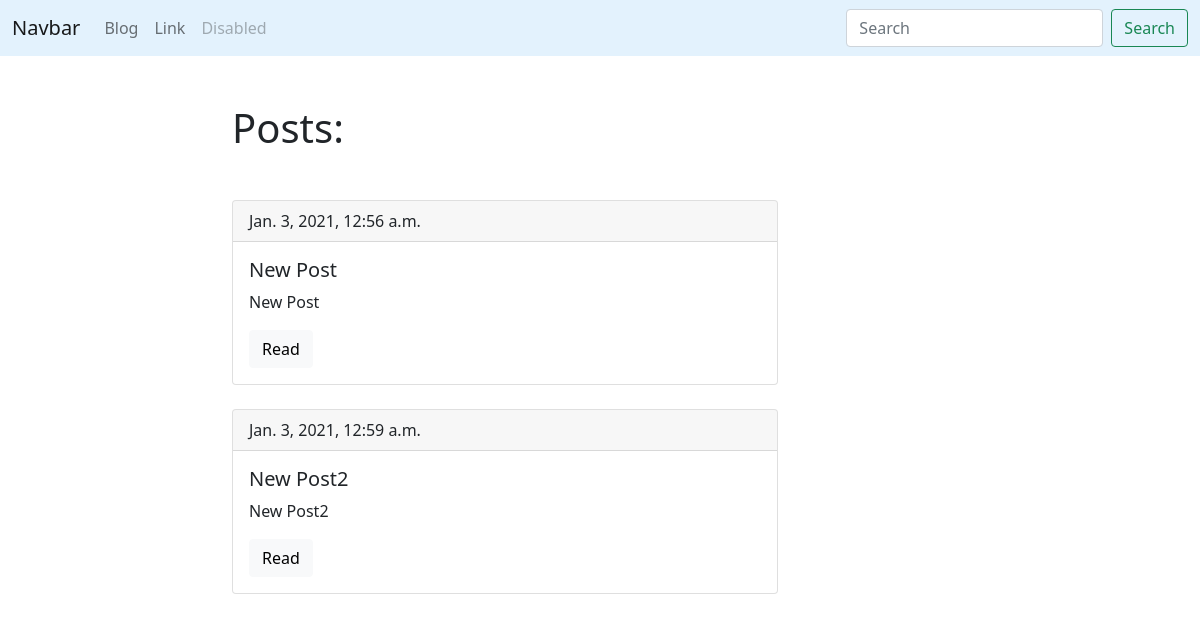
/blog/, run on an earlier commit of the app's database.
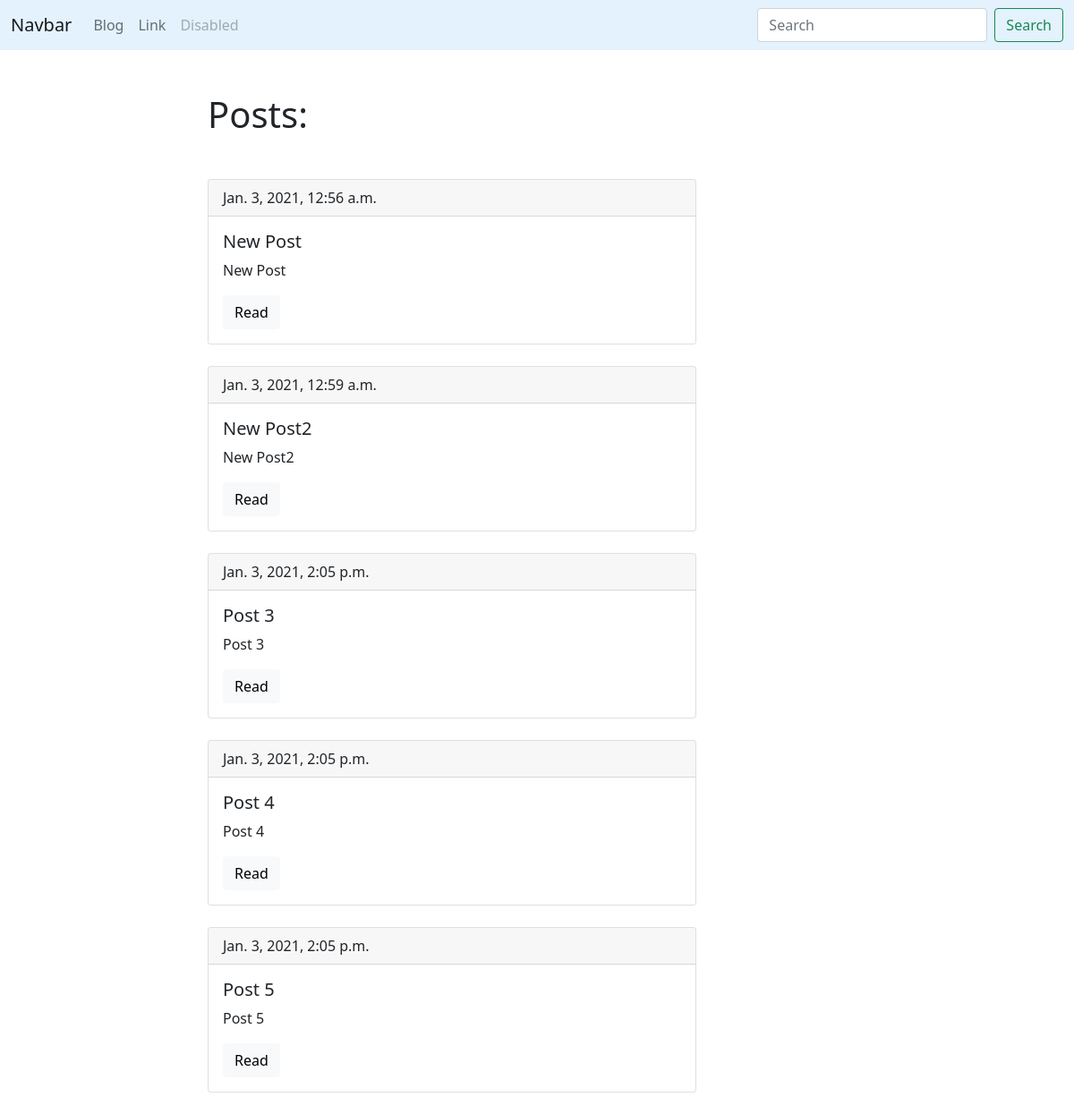
And on a later commit of the database.
### blog/models.py (models this page shows, shortened)
class Post(models.Model):
    title = models.CharField(max_length= 150, db_index = True)
    slug = models.SlugField(max_length=150, unique=True)
    body = models.TextField(blank=True, db_index=True)
    date_pub = models.DateTimeField(auto_now_add=True)
    def get_absolute_url(self):
        return reverse('post_detail_url', kwargs={'slug':self.slug})

### blog/views.py (the view)
# urls.py: path('', posts_list, name = 'post_list_url'),
def posts_list(request):
    post = Post.objects.all()
    return render(request, 'blog/index.html', context={'posts': post})

### blog/templates/blog/index.html (shortened to what this page needs)
{% extends 'blog/base_blog.html' %}
  {% block content %}
    <h1 class="mb-5"> Posts: </h1>
    {% for post in posts %}
    <div class="card mb-4">
        <div class="card-header">
            {{post.date_pub}}
        </div>
        <div class="card-body">
            <h5 class="card-title">{{post.title}}</h5>
            <p class="card-text">{{ post.title }}</p>
            <a href="{{ post.get_absolute_url }}" class="btn btn-light">Read</a>
        </div>
    </div>
    {% endfor %}
  {% endblock %}

### blog/templates/blog/base_blog.html
{% extends 'base.html' %}

### templates/base.html (shortened to what this page needs)
<!DOCTYPE html>
<html>
<head>
    <link href="https://cdn.jsdelivr.net/npm/bootstrap@5.0.0-beta1/dist/css/bootstrap.min.css" rel="stylesheet"
>
</head>
<body>
  <nav class="navbar navbar-expand-lg navbar-light" style="background-color: #e3f2fd;">
      <div class="container-fluid">
          <a class="navbar-brand" href="#">Navbar</a>
          <div class="collapse navbar-collapse" id="navbarSupportedContent">
              <ul class="navbar-nav me-auto mb-2 mb-lg-0">
                  <li class="nav-item">
                      <a class="nav-link" href="{% url 'post_list_url' %}">Blog</a>
                  </li>
                  <li class="nav-item">
                      <a class="nav-link" href="#">Link</a>
                  </li>
                  <li class="nav-item">
                      <a class="nav-link disabled" href="#" tabindex="-1" aria-disabled="true">Disabled</a>
                  </li>
              </ul>
              <form class="d-flex">
                  <input class="form-control me-2" type="search" placeholder="Search" aria-label="Search">
                  <button class="btn btn-outline-success" type="submit">Search</button>
              </form>
          </div>
      </div>
  </nav>
    <div class = "container mt-5">
      <div class="row">
        <div class="col-6 offset-md-2">
      {% block content %}{% endblock %}
        </div>
      </div>
    </div>
</body>
</html>

What changed in the data, as far as the page shows it:
added Post: date_pub "Jan. 3, 2021, 2:05 p.m.", title "Post 3"
added Post: date_pub "Jan. 3, 2021, 2:05 p.m.", title "Post 4"
added Post: date_pub "Jan. 3, 2021, 2:05 p.m.", title "Post 5"
